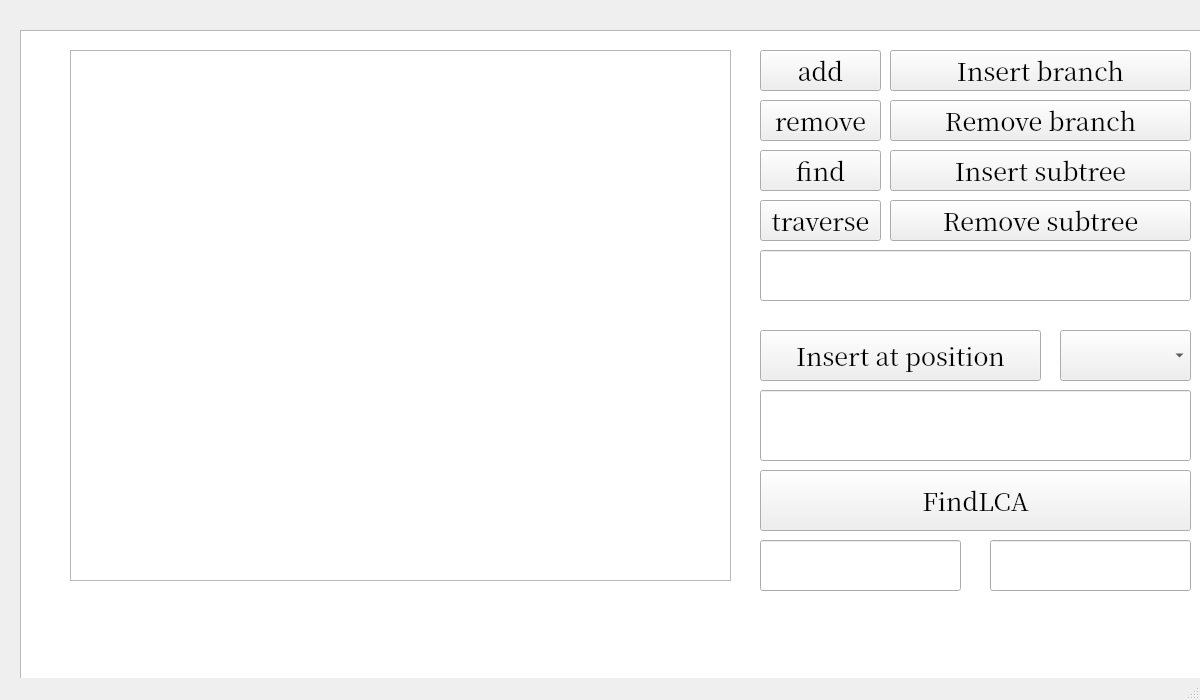
<?xml version="1.0" encoding="UTF-8"?>
<ui version="4.0">
 <class>MainWindow</class>
 <widget class="QMainWindow" name="MainWindow">
  <property name="geometry">
   <rect>
    <x>0</x>
    <y>0</y>
    <width>1200</width>
    <height>700</height>
   </rect>
  </property>
  <property name="minimumSize">
   <size>
    <width>1200</width>
    <height>700</height>
   </size>
  </property>
  <property name="maximumSize">
   <size>
    <width>1200</width>
    <height>700</height>
   </size>
  </property>
  <property name="windowTitle">
   <string>MainWindow</string>
  </property>
  <widget class="QWidget" name="centralwidget">
   <widget class="QPushButton" name="addButton">
    <property name="geometry">
     <rect>
      <x>760</x>
      <y>50</y>
      <width>121</width>
      <height>41</height>
     </rect>
    </property>
    <property name="font">
     <font>
      <family>Noto Serif CJK JP</family>
      <pointsize>19</pointsize>
     </font>
    </property>
    <property name="text">
     <string>аdd</string>
    </property>
   </widget>
   <widget class="QPushButton" name="removeButton">
    <property name="geometry">
     <rect>
      <x>760</x>
      <y>100</y>
      <width>121</width>
      <height>41</height>
     </rect>
    </property>
    <property name="font">
     <font>
      <family>Noto Serif CJK JP</family>
      <pointsize>19</pointsize>
     </font>
    </property>
    <property name="text">
     <string>remove</string>
    </property>
   </widget>
   <widget class="QPushButton" name="findButton">
    <property name="geometry">
     <rect>
      <x>760</x>
      <y>150</y>
      <width>121</width>
      <height>41</height>
     </rect>
    </property>
    <property name="font">
     <font>
      <family>Noto Serif CJK JP</family>
      <pointsize>19</pointsize>
     </font>
    </property>
    <property name="text">
     <string>find</string>
    </property>
   </widget>
   <widget class="QPushButton" name="traverseButton">
    <property name="geometry">
     <rect>
      <x>760</x>
      <y>200</y>
      <width>121</width>
      <height>41</height>
     </rect>
    </property>
    <property name="font">
     <font>
      <family>Noto Serif CJK JP</family>
      <pointsize>19</pointsize>
     </font>
    </property>
    <property name="text">
     <string>traverse</string>
    </property>
   </widget>
   <widget class="QLineEdit" name="inputLineEdit">
    <property name="geometry">
     <rect>
      <x>760</x>
      <y>250</y>
      <width>431</width>
      <height>51</height>
     </rect>
    </property>
    <property name="font">
     <font>
      <family>Noto Serif CJK JP</family>
      <pointsize>19</pointsize>
     </font>
    </property>
    <property name="placeholderText">
     <string/>
    </property>
   </widget>
   <widget class="QTextEdit" name="outputTextEdit">
    <property name="geometry">
     <rect>
      <x>70</x>
      <y>50</y>
      <width>661</width>
      <height>531</height>
     </rect>
    </property>
    <property name="font">
     <font>
      <family>Serif</family>
      <pointsize>21</pointsize>
     </font>
    </property>
   </widget>
   <widget class="QPushButton" name="InsertSubtreeButton">
    <property name="geometry">
     <rect>
      <x>890</x>
      <y>150</y>
      <width>301</width>
      <height>41</height>
     </rect>
    </property>
    <property name="font">
     <font>
      <family>Noto Serif CJK JP</family>
      <pointsize>19</pointsize>
     </font>
    </property>
    <property name="text">
     <string>Insert subtree</string>
    </property>
   </widget>
   <widget class="QPushButton" name="FindLCAButton">
    <property name="geometry">
     <rect>
      <x>760</x>
      <y>470</y>
      <width>431</width>
      <height>61</height>
     </rect>
    </property>
    <property name="font">
     <font>
      <family>Noto Serif CJK JP</family>
      <pointsize>19</pointsize>
     </font>
    </property>
    <property name="text">
     <string>FindLCA</string>
    </property>
   </widget>
   <widget class="QPushButton" name="InsertAtPositionButton">
    <property name="geometry">
     <rect>
      <x>760</x>
      <y>330</y>
      <width>281</width>
      <height>51</height>
     </rect>
    </property>
    <property name="font">
     <font>
      <family>Noto Serif CJK JP</family>
      <pointsize>19</pointsize>
     </font>
    </property>
    <property name="text">
     <string>Insert at position</string>
    </property>
   </widget>
   <widget class="QPushButton" name="RemoveSubtreeButton">
    <property name="geometry">
     <rect>
      <x>890</x>
      <y>200</y>
      <width>301</width>
      <height>41</height>
     </rect>
    </property>
    <property name="font">
     <font>
      <family>Noto Serif CJK JP</family>
      <pointsize>19</pointsize>
     </font>
    </property>
    <property name="text">
     <string>Remove subtree</string>
    </property>
   </widget>
   <widget class="QPushButton" name="InsertBranchButton">
    <property name="geometry">
     <rect>
      <x>890</x>
      <y>50</y>
      <width>301</width>
      <height>41</height>
     </rect>
    </property>
    <property name="font">
     <font>
      <family>Noto Serif CJK JP</family>
      <pointsize>19</pointsize>
     </font>
    </property>
    <property name="text">
     <string>Insert branch</string>
    </property>
   </widget>
   <widget class="QPushButton" name="RemoveBranchButton">
    <property name="geometry">
     <rect>
      <x>890</x>
      <y>100</y>
      <width>301</width>
      <height>41</height>
     </rect>
    </property>
    <property name="font">
     <font>
      <family>Noto Serif CJK JP</family>
      <pointsize>19</pointsize>
     </font>
    </property>
    <property name="text">
     <string>Remove branch</string>
    </property>
   </widget>
   <widget class="QListWidget" name="listWidget">
    <property name="geometry">
     <rect>
      <x>20</x>
      <y>30</y>
      <width>1200</width>
      <height>700</height>
     </rect>
    </property>
    <property name="minimumSize">
     <size>
      <width>1200</width>
      <height>700</height>
     </size>
    </property>
    <property name="maximumSize">
     <size>
      <width>1200</width>
      <height>700</height>
     </size>
    </property>
   </widget>
   <widget class="QLineEdit" name="parentLineEdit">
    <property name="geometry">
     <rect>
      <x>760</x>
      <y>390</y>
      <width>431</width>
      <height>71</height>
     </rect>
    </property>
    <property name="font">
     <font>
      <family>Noto Serif CJK JP</family>
      <pointsize>19</pointsize>
     </font>
    </property>
    <property name="placeholderText">
     <string/>
    </property>
   </widget>
   <widget class="QLineEdit" name="value1LineEdit">
    <property name="geometry">
     <rect>
      <x>760</x>
      <y>540</y>
      <width>201</width>
      <height>51</height>
     </rect>
    </property>
    <property name="font">
     <font>
      <family>Noto Serif CJK JP</family>
      <pointsize>19</pointsize>
     </font>
    </property>
   </widget>
   <widget class="QLineEdit" name="value2LineEdit">
    <property name="geometry">
     <rect>
      <x>990</x>
      <y>540</y>
      <width>201</width>
      <height>51</height>
     </rect>
    </property>
    <property name="font">
     <font>
      <family>Noto Serif CJK JP</family>
      <pointsize>19</pointsize>
     </font>
    </property>
   </widget>
   <widget class="QComboBox" name="positionComboBox">
    <property name="geometry">
     <rect>
      <x>1060</x>
      <y>330</y>
      <width>131</width>
      <height>51</height>
     </rect>
    </property>
    <property name="font">
     <font>
      <family>Noto Serif CJK JP</family>
      <pointsize>19</pointsize>
     </font>
    </property>
   </widget>
   <zorder>listWidget</zorder>
   <zorder>addButton</zorder>
   <zorder>removeButton</zorder>
   <zorder>findButton</zorder>
   <zorder>traverseButton</zorder>
   <zorder>inputLineEdit</zorder>
   <zorder>outputTextEdit</zorder>
   <zorder>InsertSubtreeButton</zorder>
   <zorder>FindLCAButton</zorder>
   <zorder>InsertAtPositionButton</zorder>
   <zorder>RemoveSubtreeButton</zorder>
   <zorder>InsertBranchButton</zorder>
   <zorder>RemoveBranchButton</zorder>
   <zorder>parentLineEdit</zorder>
   <zorder>value1LineEdit</zorder>
   <zorder>value2LineEdit</zorder>
   <zorder>positionComboBox</zorder>
  </widget>
  <widget class="QMenuBar" name="menubar">
   <property name="geometry">
    <rect>
     <x>0</x>
     <y>0</y>
     <width>1200</width>
     <height>22</height>
    </rect>
   </property>
  </widget>
  <widget class="QStatusBar" name="statusbar"/>
 </widget>
 <resources/>
 <connections/>
</ui>
